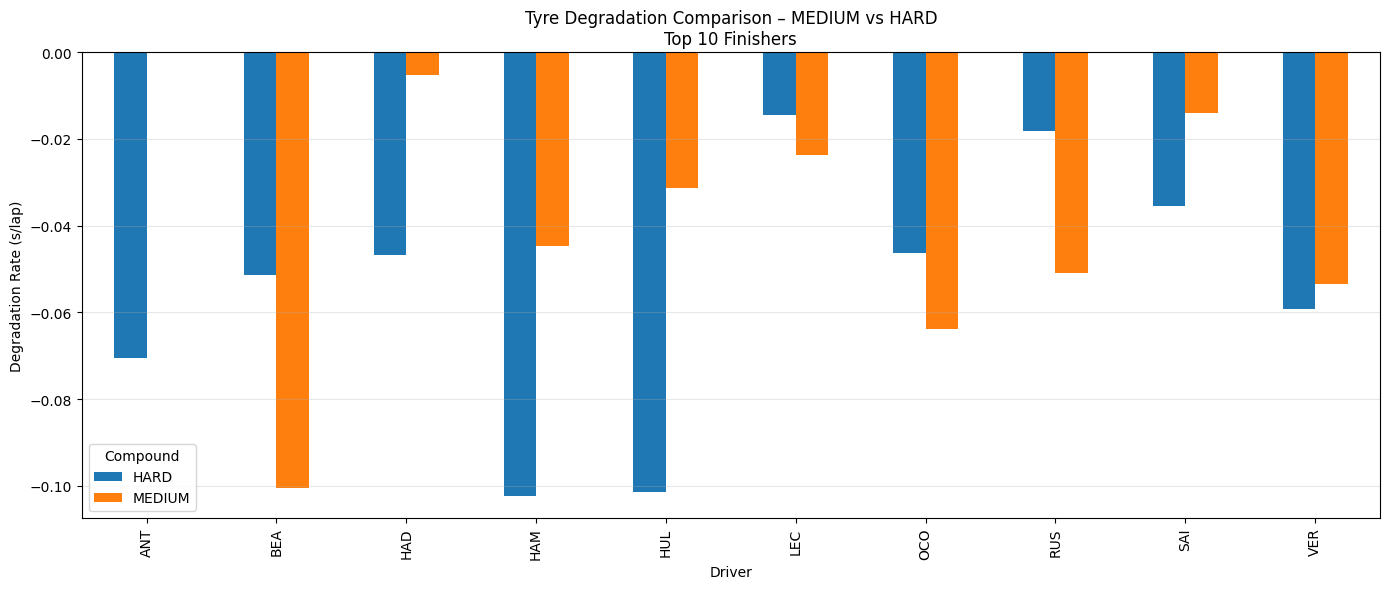

Write Python code to recreate this figure.
import fastf1, os
import pandas as pd
import numpy as np
import matplotlib.pyplot as plt
from pathlib import Path

# ===== CONFIG =====
YEAR = 2025
GP = "Las Vegas"
SESSION = "R"
COMPOUNDS = ["MEDIUM", "HARD"]
TOP_N = 10
CACHE_DIR = Path("/content/fastf1_cache")

# ===== CACHE =====
CACHE_DIR.mkdir(parents=True, exist_ok=True)
fastf1.Cache.enable_cache(CACHE_DIR)

# ===== LOAD =====
session = fastf1.get_session(YEAR, GP, SESSION)
session.load()

laps = session.laps
laps = laps[laps["IsAccurate"]].copy()
laps["LapTimeSec"] = laps["LapTime"].dt.total_seconds()

drivers = (
    session.results
    .sort_values("Position")
    .head(TOP_N)["Abbreviation"]
    .tolist()
)

laps = laps[
    laps["Driver"].isin(drivers) &
    laps["PitInTime"].isna() &
    laps["PitOutTime"].isna() &
    laps["Compound"].isin(COMPOUNDS)
]

# ===== REMOVE OUTLIERS (IQR per driver, compound, stint) =====
clean = []

for (d, c, s), dl in laps.groupby(["Driver","Compound","Stint"]):
    if len(dl) < 5:
        continue
    q1, q3 = dl["LapTimeSec"].quantile([0.25, 0.75])
    iqr = q3 - q1
    dl = dl[(dl["LapTimeSec"] >= q1-1.5*iqr) & (dl["LapTimeSec"] <= q3+1.5*iqr)]
    clean.append(dl)

clean = pd.concat(clean)

# ===== CALCULATE DEGRADATION SLOPE =====
records = []

for (d, c), dl in clean.groupby(["Driver","Compound"]):
    stint_id = dl.groupby("Stint").size().idxmax()
    st = dl[dl["Stint"] == stint_id]
    if len(st) < 5:
        continue
    slope = np.polyfit(st["TyreLife"], st["LapTimeSec"], 1)[0]
    records.append({"Driver": d, "Compound": c, "Degradation_s_per_lap": slope})

deg = pd.DataFrame(records)

# ===== PLOT =====
pivot = deg.pivot(index="Driver", columns="Compound", values="Degradation_s_per_lap")
pivot.plot(kind="bar", figsize=(14,6))

plt.title("Tyre Degradation Comparison – MEDIUM vs HARD\nTop 10 Finishers")
plt.ylabel("Degradation Rate (s/lap)")
plt.grid(axis="y", alpha=0.3)
plt.tight_layout()
plt.show()

pivot
